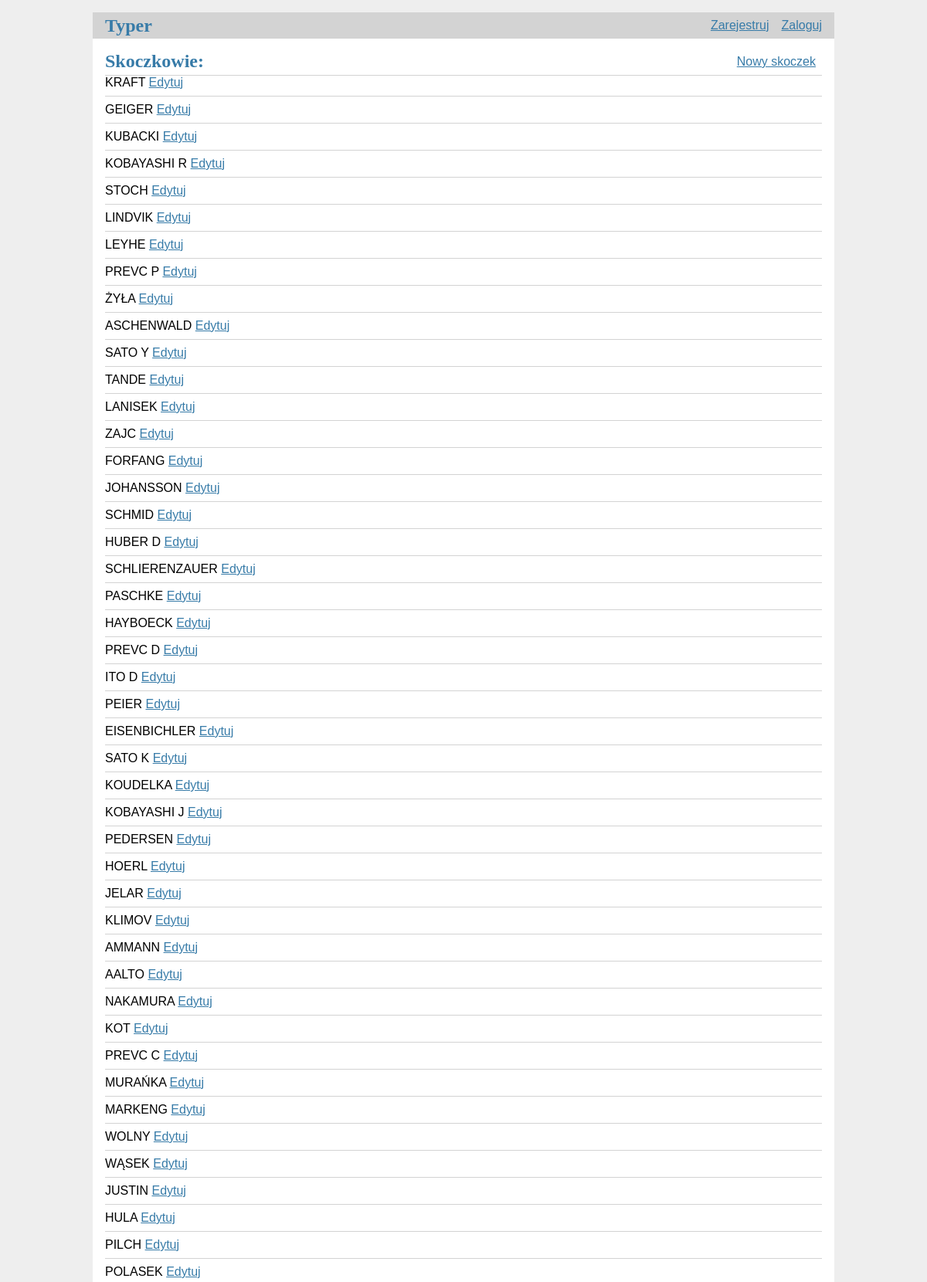
The page /jumpers/ (upper part) on the database its author committed.
### tables this page shows
CREATE TABLE jumpers(
    id INTEGER PRIMARY KEY AUTOINCREMENT,
    name TEXT NOT NULL
);

### flaskr/jumpers.py (the view)
@bp.route('/')
def jumpers():
    db = get_db()
    jumpers = db.execute(
        'SELECT * FROM jumpers'
    ).fetchall()
    return render_template("jumpers/jumpers.html", jumpers=jumpers)

### flaskr/auth.py (called while the page is built)
@bp.before_app_request
def load_logged_in_user():
    user_id = session.get('user_id')
    if user_id is None:
        g.user = None
    else:
        g.user = get_db().execute(
            'SELECT * FROM user WHERE id = ?', (user_id,)
        ).fetchone()

### flaskr/db.py (called while the page is built)
def get_db():
    if 'db' not in g:
        g.db = sqlite3.connect(
            current_app.config['DATABASE'],
            detect_types=sqlite3.PARSE_DECLTYPES
        )
        g.db.row_factory = sqlite3.Row
    return g.db

### flaskr/templates/jumpers/jumpers.html
{% extends 'base.html' %}
{% block header %}
    <h1>{% block title %}Skoczkowie:{% endblock %}</h1>
    <a class="action" href="{{ url_for('jumpers.create') }}">Nowy skoczek</a>
{% endblock %}
{% block content %}
    {% for post in jumpers %}
        <article class="post">
            <div>
                {{ post['name'] }} <a class="action" href="{{ url_for('jumpers.update', id=post['id'])  }}">Edytuj</a>
            </div>
        </article>
        {% if not loop.last %}
        <hr>
        {% endif %}
    {% endfor %}
{% endblock %}

### flaskr/static/style.css (style rules this page uses)
h1 { font-family: serif; color: #377ba8; margin: 1rem 0; }
a { color: #377ba8; }
hr { border: none; border-top: 1px solid lightgray; }
nav ul li a, nav ul li span, header .action { display: block; padding: 0.5rem; }
.content > header h1 { flex: auto; margin: 1rem 0 0.25rem 0; }

### rows shown on the page
jumpers: name "KRAFT"
jumpers: name "GEIGER"
jumpers: name "KUBACKI"
jumpers: name "KOBAYASHI R"
jumpers: name "STOCH"
jumpers: name "LINDVIK"
jumpers: name "LEYHE"
jumpers: name "PREVC P"
jumpers: name "ŻYŁA"
jumpers: name "ASCHENWALD"
jumpers: name "SATO Y"
jumpers: name "TANDE"
jumpers: name "LANISEK"
jumpers: name "ZAJC"
jumpers: name "FORFANG"
jumpers: name "JOHANSSON"
jumpers: name "SCHMID"
jumpers: name "HUBER D"
jumpers: name "SCHLIERENZAUER"
jumpers: name "PASCHKE"
jumpers: name "HAYBOECK"
jumpers: name "PREVC D"
jumpers: name "ITO D"
jumpers: name "PEIER"
jumpers: name "EISENBICHLER"
jumpers: name "SATO K"
jumpers: name "KOUDELKA"
jumpers: name "KOBAYASHI J"
jumpers: name "PEDERSEN"
jumpers: name "HOERL"
jumpers: name "JELAR"
jumpers: name "KLIMOV"
jumpers: name "AMMANN"
jumpers: name "AALTO"
jumpers: name "NAKAMURA"
jumpers: name "KOT"
jumpers: name "PREVC C"
jumpers: name "MURAŃKA"
jumpers: name "MARKENG"
jumpers: name "WOLNY"
jumpers: name "WĄSEK"
jumpers: name "JUSTIN"
jumpers: name "HULA"
jumpers: name "PILCH"
jumpers: name "POLASEK"
